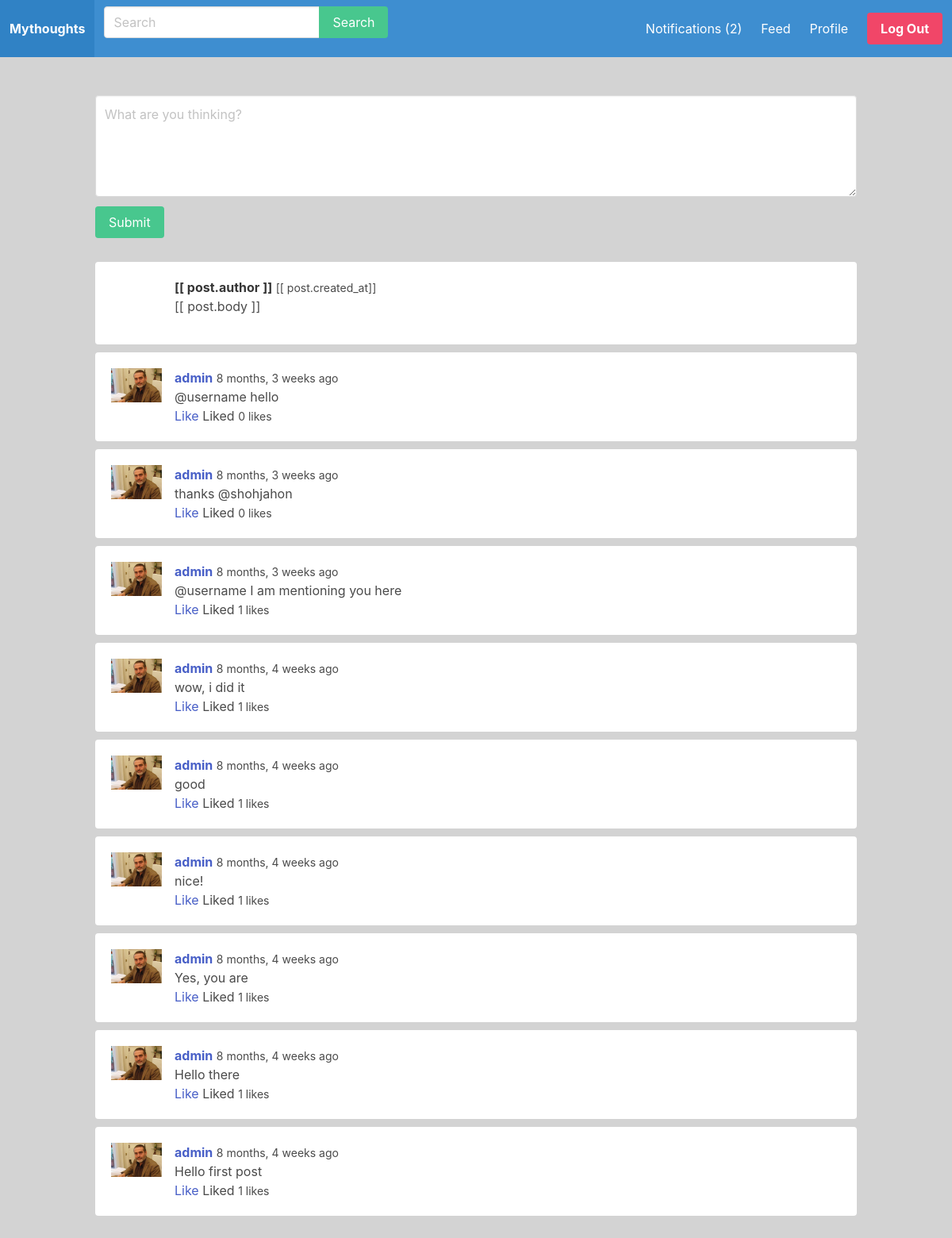
/feed/ (signed in), run on the app's committed database.
### mythought/models.py (models this page shows)
class Post(models.Model):
    body = models.CharField(max_length=255)
    created_by = models.ForeignKey(User, related_name='posts', on_delete=models.CASCADE)
    created_at = models.DateTimeField(auto_now_add=True)
    class Meta:
        ordering = ('-created_at',)

class UserProfile(models.Model):
    user = models.OneToOneField(User, on_delete=models.CASCADE)
    follows = models.ManyToManyField('self', related_name='followed_by', symmetrical=False)
    avatar = models.ImageField(upload_to='uploads/', blank=True, null=True)

### mythought/views.py (the view)
# urls.py: path('feed/', feed, name='feed'),
@login_required
def feed(request):
    userids = [request.user.id]
    for author in request.user.userprofile.follows.all():
        userids.append(author.user.id)
    posts = Post.objects.filter(created_by_id__in=userids)
    for post in posts:
        likes = post.likes.filter(created_by_id=request.user.id)
        if likes.count() > 0:
            post.liked = True
        else:
            post.liked = False
    return render(request, 'feed.html', {'posts': posts})

### mythought/context_processors.py (called while the page is built)
def notifications(request):
    if request.user.is_authenticated:
        return {'notifications': request.user.notifications.filter(is_read=False)}
    else:
        return {'notifications': []}

### mythought/templates/feed.html (shortened to what this page needs)
{% extends 'base.html' %}
{% load humanize %}
{% block content %}
    <div class="container" id="feedapp">
        <div class="columns">
            <div class="column is-12">
                <div class="wrapper-form">
                    <form v-on:submit.prevent="submitPost()">
                        <div class="field">
                            <div class="control">
                                <textarea class="textarea" v-model="body" placeholder="What are you thinking?"></textarea>
                            </div>
                        </div>
                        <div class="field">
                            <div class="control">
                                <button class="button is-success">Submit</button>
                            </div>
                        </div>
                    </form>
                </div>
                <div class="wrapper-posts">
                    <div class="post" v-for="post in posts">
                        <article class="media">
                            <figure class="media-left">
                                <p class="image is-64x64">
                                </p>
                            </figure>
                            <div class="media-content">
                                <div class="content">
                                    <p>
                                        <strong>[[ post.author ]]</strong>
                                        <small>[[ post.created_at]]</small>
                                        <br>
                                        [[ post.body ]]
                                    </p>
                                </div>
                            </div>
                        </article>
                    </div>
                    {% for post in posts %}
                        <div class="post">
                            <article class="media">
                                <figure class="media-left">
                                    <p class="image is-64x64">
                                        {% if post.created_by.userprofile.avatar %}
                                            <img src="{{ post.created_by.userprofile.avatar.url }}" alt="">
                                        {% endif %}
                                    </p>
                                </figure>
                                <div class="media-content">
                                    <div class="content">
                                        <p>
                                            <strong><a href="{% url 'userprofile' post.created_by.username %}">{{ post.created_by.username }}</a></strong>
                                            <small>{{ post.created_at|naturaltime}}</small>
                                            <br>
                                            {{post.body}}
                                            <br>
                                            <a @click="likePost({{ post.id }})" v-if="!liked_posts.includes({{ post.id }})">Like</a>
                                            <span v-if="liked_posts.includes({{ post.id }})">Liked</span>
                                            <small id="likes-{{ post.id }}">{{post.likes.count}} likes</small>
                                        </p>
                                    </div>
                                </div>
                            </article>
                        </div>
                    {% endfor %}
                </div>
            </div>
        </div>
    </div>
{% endblock %}

### static/css/main.css (style rules this page uses)
body { background: lightgray; }
.wrapper-posts { margin-top: 30px; }
.wrapper-posts .post, .notifications-wrapper .media { margin-bottom: 10px; padding: 20px; border-radius: 4px; background: white; }

### data on the page
Post: created_by.userprofile.avatar (picture), created_by.username "admin", created_at "8 months, 3 weeks ago", body "@username hello", likes.count "0"
Post: created_by.userprofile.avatar (picture), created_by.username "admin", created_at "8 months, 3 weeks ago", body "thanks @shohjahon", likes.count "0"
Post: created_by.userprofile.avatar (picture), created_by.username "admin", created_at "8 months, 3 weeks ago", body "@username I am mentioning you here", likes.count "1"
Post: created_by.userprofile.avatar (picture), created_by.username "admin", created_at "8 months, 4 weeks ago", body "wow, i did it", likes.count "1"
Post: created_by.userprofile.avatar (picture), created_by.username "admin", created_at "8 months, 4 weeks ago", body "good", likes.count "1"
Post: created_by.userprofile.avatar (picture), created_by.username "admin", created_at "8 months, 4 weeks ago", body "nice!", likes.count "1"
Post: created_by.userprofile.avatar (picture), created_by.username "admin", created_at "8 months, 4 weeks ago", body "Yes, you are", likes.count "1"
Post: created_by.userprofile.avatar (picture), created_by.username "admin", created_at "8 months, 4 weeks ago", body "Hello there", likes.count "1"
Post: created_by.userprofile.avatar (picture), created_by.username "admin", created_at "8 months, 4 weeks ago", body "Hello first post", likes.count "1"

### other printed values
{{ notifications.count }} "2"
